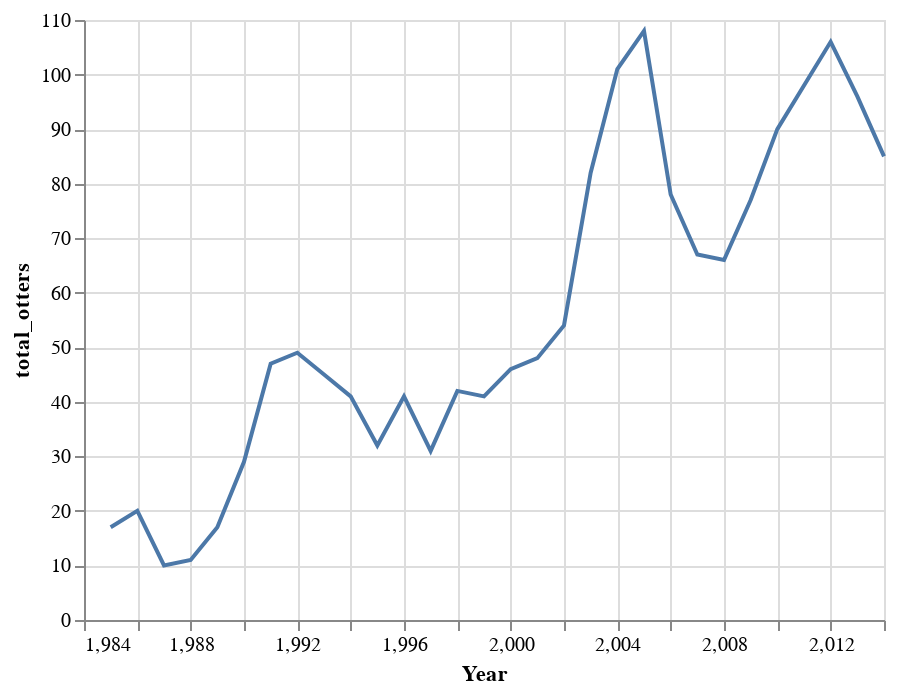

Notebook source saved alongside this figure:
### Code cell
plot_data = census[mask].groupby('Year').total_otters.sum().reset_index()

alt.Chart(plot_data).mark_line().encode(
        x='Year',
        y='total_otters',
    )

### Figure 1 — Vega-Lite specification as saved in the notebook (floating-point values rounded to 4 significant figures)
{"config": {"view": {"continuousWidth": 400, "continuousHeight": 300}}, "data": {"name": "data-7f66e98cc46c11cece885bd3f0b7191b"}, "mark": "line", "encoding": {"x": {"type": "quantitative", "field": "Year"}, "y": {"type": "quantitative", "field": "total_otters"}}, "$schema": "https://vega.github.io/schema/vega-lite/v4.8.1.json", "datasets": {"data-7f66e98cc46c11cece885bd3f0b7191b": [{"Year": 1985.0, "total_otters": 17}, {"Year": 1986.0, "total_otters": 20}, {"Year": 1987.0, "total_otters": 10}, {"Year": 1988.0, "total_otters": 11}, {"Year": 1989.0, "total_otters": 17}, {"Year": 1990.0, "total_otters": 29}, {"Year": 1991.0, "total_otters": 47}, {"Year": 1992.0, "total_otters": 49}, {"Year": 1993.0, "total_otters": 45}, {"Year": 1994.0, "total_otters": 41}, {"Year": 1995.0, "total_otters": 32}, {"Year": 1996.0, "total_otters": 41}, {"Year": 1997.0, "total_otters": 31}, {"Year": 1998.0, "total_otters": 42}, {"Year": 1999.0, "total_otters": 41}, {"Year": 2000.0, "total_otters": 46}, {"Year": 2001.0, "total_otters": 48}, {"Year": 2002.0, "total_otters": 54}, {"Year": 2003.0, "total_otters": 82}, {"Year": 2004.0, "total_otters": 101}, {"Year": 2005.0, "total_otters": 108}, {"Year": 2006.0, "total_otters": 78}, {"Year": 2007.0, "total_otters": 67}, {"Year": 2008.0, "total_otters": 66}, {"Year": 2009.0, "total_otters": 77}, {"Year": 2010.0, "total_otters": 90}, {"Year": 2012.0, "total_otters": 106}, {"Year": 2013.0, "total_otters": 96}, {"Year": 2014.0, "total_otters": 85}]}}
